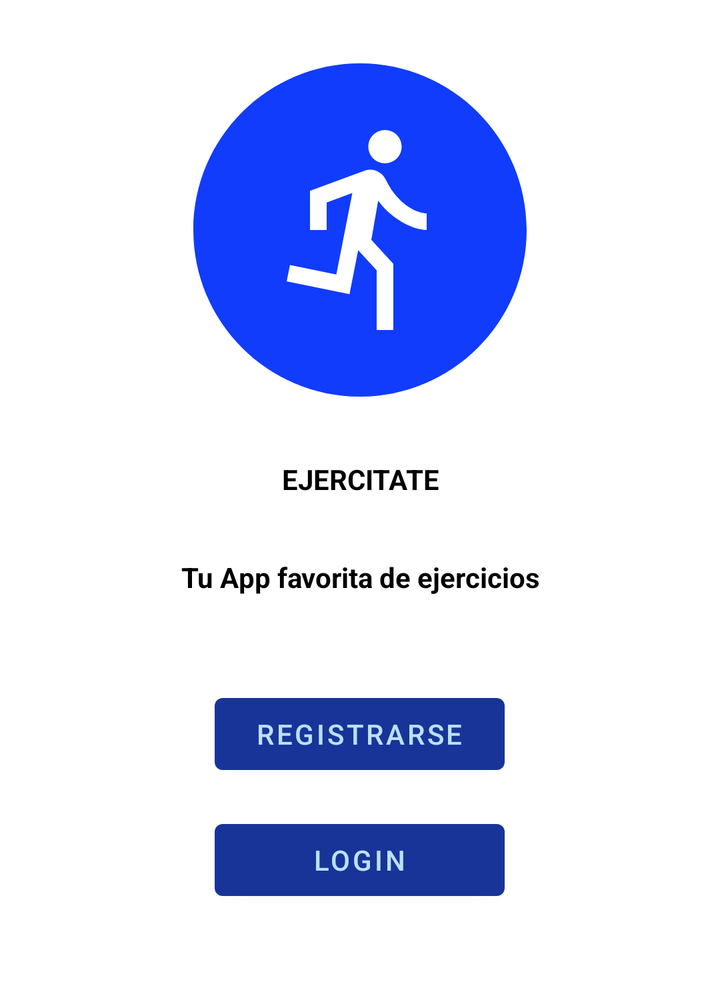
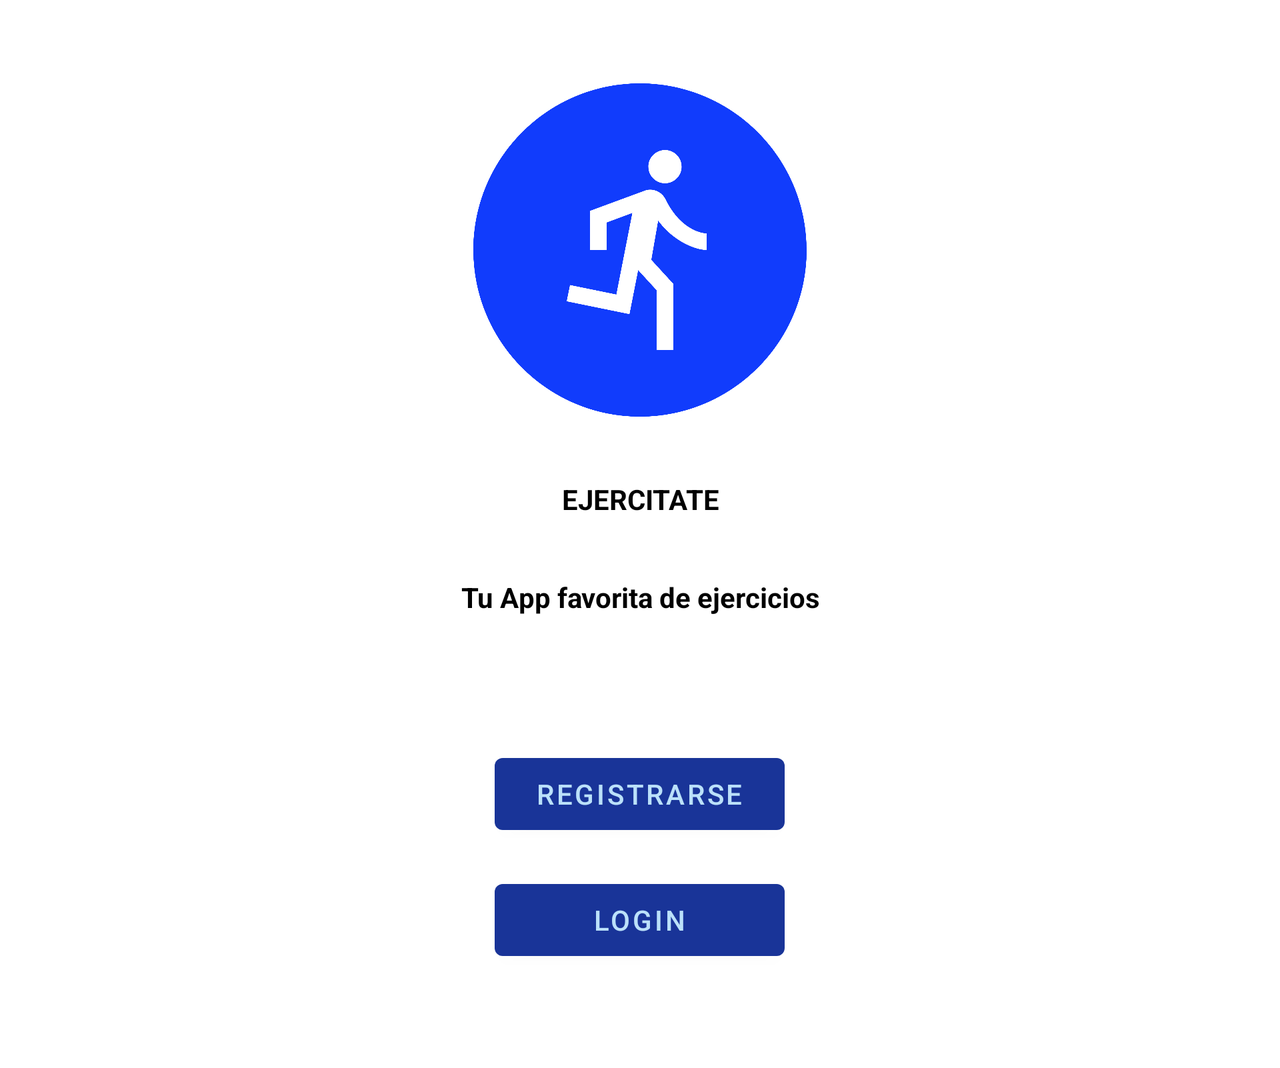

One screen, two layout resources from the same app: the default and the repository's alternative for another configuration. Each is rendered where Android would select it; the XML of both is given below.
<!-- AndroidManifest.xml: application theme Theme.Ejercitate_App -->
<!-- res/layout/activity_main.xml -->
<?xml version="1.0" encoding="utf-8"?>
<LinearLayout xmlns:android="http://schemas.android.com/apk/res/android"
    xmlns:app="http://schemas.android.com/apk/res-auto"
    xmlns:tools="http://schemas.android.com/tools"
    android:layout_width="match_parent"
    android:layout_height="wrap_content"
    android:layout_gravity="center"
    android:orientation="vertical"
    android:padding="15dp"
    tools:context=".MainActivity">


    <ImageView
        android:id="@+id/logo_principal"
        android:layout_width="match_parent"
        android:layout_height="200dp"
        android:contentDescription="@string/logoDescription"
        app:srcCompat="@drawable/ic_running_blue" />

    <TextView
        android:id="@+id/nombre_app"
        android:layout_width="match_parent"
        android:layout_height="wrap_content"
        android:padding="15dp"
        android:text="@string/texto_activity_main"
        android:textAlignment="center"
        android:textColor="#000000"
        android:textStyle="bold" />

    <TextView
        android:id="@+id/texto_slogan"
        android:layout_width="match_parent"
        android:layout_height="wrap_content"
        android:padding="15dp"
        android:text="@string/slogan_activity_main"
        android:textAlignment="center"
        android:textColor="#000000"
        android:textStyle="bold" />

    <LinearLayout
        android:layout_width="match_parent"
        android:layout_height="wrap_content"
        android:layout_marginBottom="20dp"
        android:gravity="center"
        android:orientation="vertical"
        android:padding="15dp"
        tools:context=".MainActivity">

        <Button
            android:id="@+id/boton_registro"
            android:layout_width="145dp"
            android:layout_height="wrap_content"
            android:layout_margin="15dp"
            android:onClick="Registro"
            android:text="@string/botonRegistro"
            android:textColor="@color/Night_Winter4" />

        <Button
            android:id="@+id/boton_login"
            android:layout_width="145dp"
            android:layout_height="wrap_content"
            android:onClick="Login"
            android:text="@string/botonLogin"
            android:textColor="@color/Night_Winter4" />
    </LinearLayout>

</LinearLayout>
<!-- resources referenced by this layout -->
<resources>
  <color name="Night_Winter4">#BBE1FA</color>
  <!-- drawable ic_running_blue (drawable) -->
  <vector android:height="24dp" android:tint="@color/Light_Blue2"
      android:viewportHeight="24" android:viewportWidth="24"
      android:width="24dp" xmlns:android="http://schemas.android.com/apk/res/android">
      <path android:fillColor="@android:color/white" android:pathData="M12,2C6.48,2 2,6.48 2,12c0,5.52 4.48,10 10,10s10,-4.48 10,-10C22,6.48 17.52,2 12,2zM13.5,6c0.55,0 1,0.45 1,1c0,0.55 -0.45,1 -1,1s-1,-0.45 -1,-1C12.5,6.45 12.95,6 13.5,6zM16,12c-0.7,0 -2.01,-0.54 -2.91,-1.76l-0.41,2.35L14,14.03V18h-1v-3.58l-1.11,-1.21l-0.52,2.64L7.6,15.08l0.2,-0.98l2.78,0.57l0.96,-4.89L10,10.35V12H9V9.65l3.28,-1.21c0.49,-0.18 1.03,0.06 1.26,0.53C14.37,10.67 15.59,11 16,11V12z"/>
  </vector>
  <string name="botonLogin">Login</string>
  <string name="botonRegistro">Registrarse</string>
  <string name="logoDescription">Ejercitate - App Logo</string>
  <string name="slogan_activity_main">Tu App favorita de ejercicios</string>
  <string name="texto_activity_main">EJERCITATE</string>
  <style name="Theme.Ejercitate_App" parent="Theme.MaterialComponents.DayNight.DarkActionBar">
          
          <item name="colorPrimary">@color/Light_Navi1</item>
          <item name="colorPrimaryVariant">@color/Light_Blue2</item>
          <item name="colorOnPrimary">@color/Light_Cold4</item>
          
          <item name="colorSecondary">@color/Light_Blue2</item>
          <item name="colorSecondaryVariant">@color/Light_Teal3</item>
          <item name="colorOnSecondary">@color/Night_Black1</item>
          
          <item name="android:statusBarColor" tools:targetApi="l">?attr/colorPrimaryVariant</item>
          
      </style>
  <color name="Light_Blue2">#113CFC</color>
  <color name="Light_Navi1">#193498</color>
  <color name="Light_Cold4">#69DADB</color>
  <color name="Light_Teal3">#1597E5</color>
  <color name="Night_Black1">#1B262C</color>
</resources>
<!-- res/layout-land/activity_main.xml (the repository's variant of the layout above) -->
<!-- drawn on the phone turned sideways -->
<?xml version="1.0" encoding="utf-8"?>
<ScrollView xmlns:android="http://schemas.android.com/apk/res/android"
    xmlns:app="http://schemas.android.com/apk/res-auto"
    xmlns:tools="http://schemas.android.com/tools"
    android:layout_width="match_parent"
    android:layout_height="wrap_content">

    <LinearLayout
        android:layout_width="match_parent"
        android:layout_height="wrap_content"
        android:layout_marginTop="10dp"
        android:gravity="center"
        android:orientation="vertical"
        android:padding="15dp"
        tools:context=".MainActivity">


        <ImageView
            android:id="@+id/logo_principal"
            android:layout_width="match_parent"
            android:layout_height="200dp"
            android:contentDescription="@string/logoDescription"
            app:srcCompat="@drawable/ic_running_blue" />

        <TextView
            android:id="@+id/nombre_app"
            android:layout_width="match_parent"
            android:layout_height="wrap_content"
            android:padding="15dp"
            android:text="@string/texto_activity_main"
            android:textAlignment="center"
            android:textColor="#000000"
            android:textStyle="bold" />

        <TextView
            android:id="@+id/texto_slogan"
            android:layout_width="match_parent"
            android:layout_height="wrap_content"
            android:padding="15dp"
            android:text="@string/slogan_activity_main"
            android:textAlignment="center"
            android:textColor="#000000"
            android:textStyle="bold" />

        <LinearLayout
            android:layout_width="match_parent"
            android:layout_height="wrap_content"
            android:layout_marginTop="20dp"
            android:layout_marginBottom="20dp"
            android:gravity="center"
            android:orientation="vertical"
            android:padding="15dp"
            tools:context=".MainActivity">

            <Button
                android:id="@+id/boton_registro"
                android:layout_width="145dp"
                android:layout_height="wrap_content"
                android:layout_margin="15dp"
                android:onClick="Registro"
                android:text="@string/botonRegistro"
                android:textColor="@color/Night_Winter4" />

            <Button
                android:id="@+id/boton_login"
                android:layout_width="145dp"
                android:layout_height="wrap_content"
                android:onClick="Login"
                android:text="@string/botonLogin"
                android:textColor="@color/Night_Winter4" />
        </LinearLayout>

    </LinearLayout>
</ScrollView>
